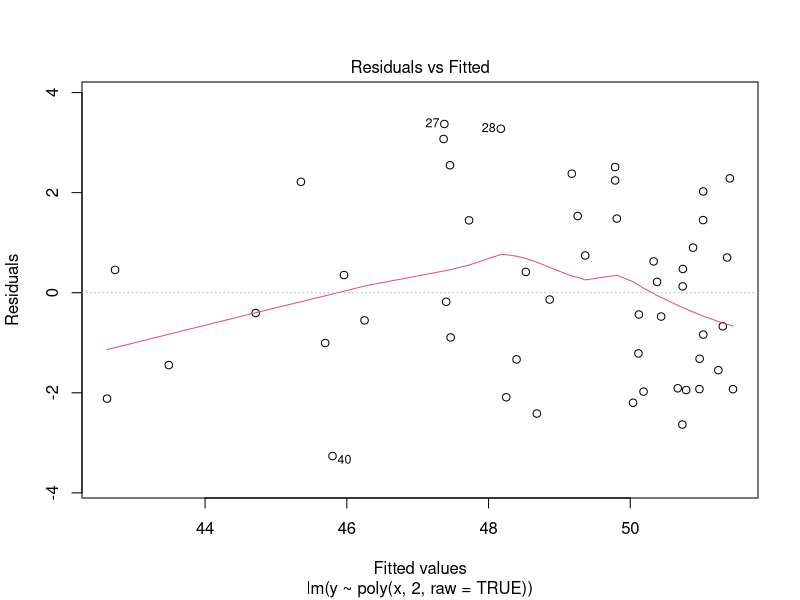
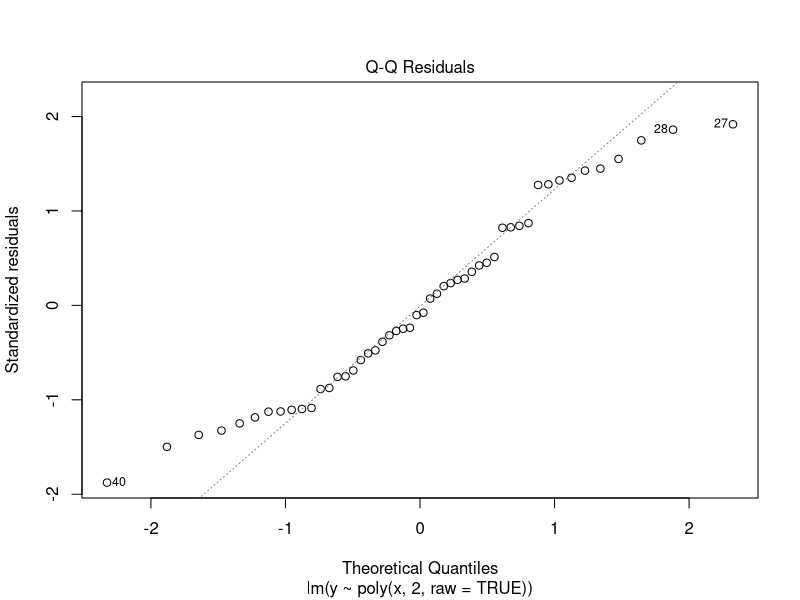
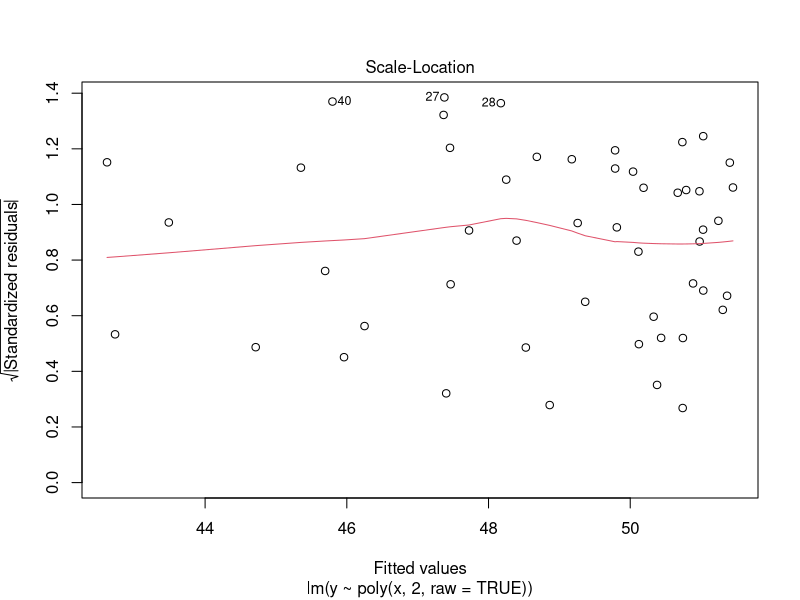
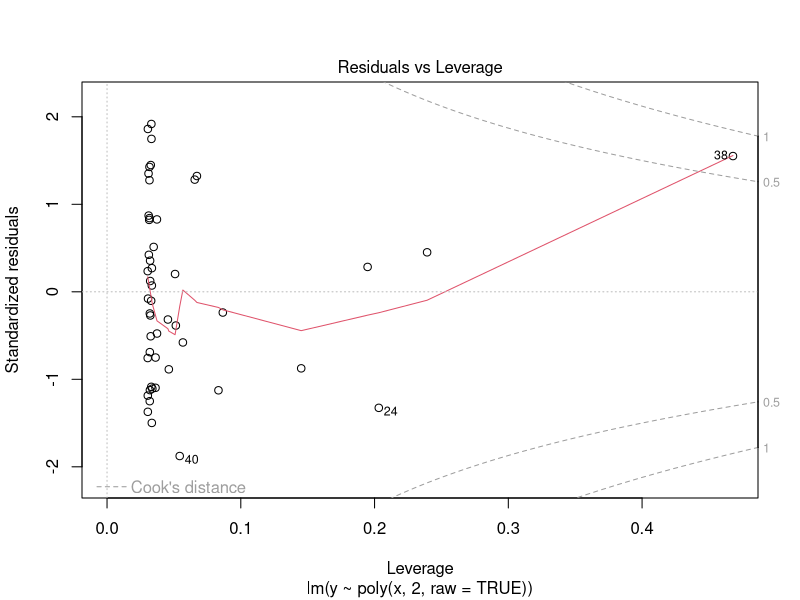
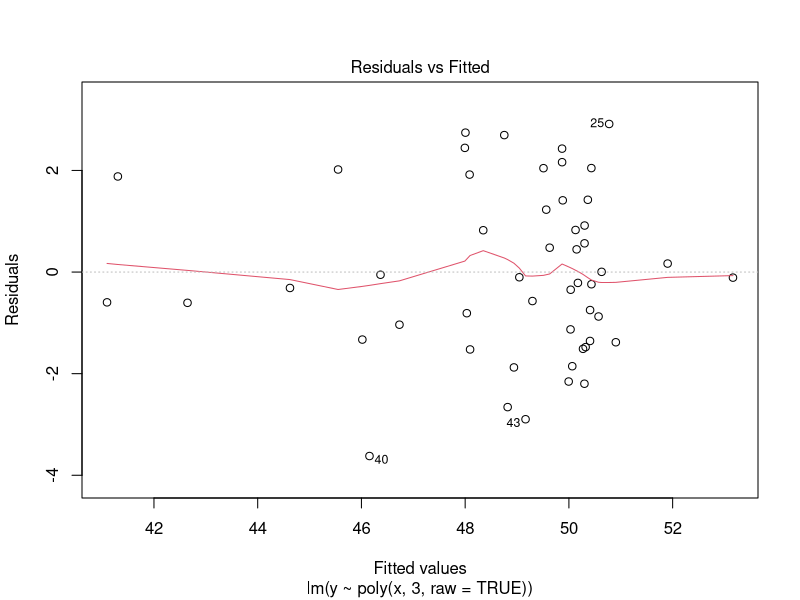
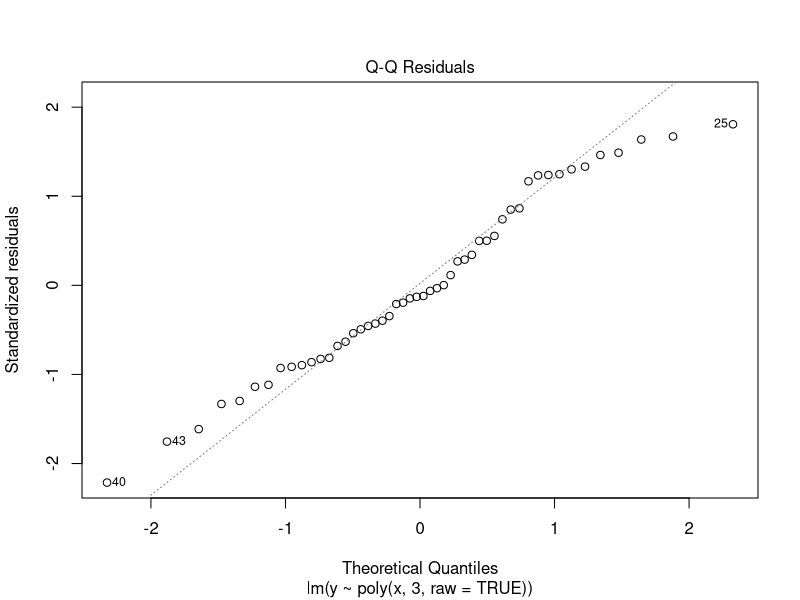
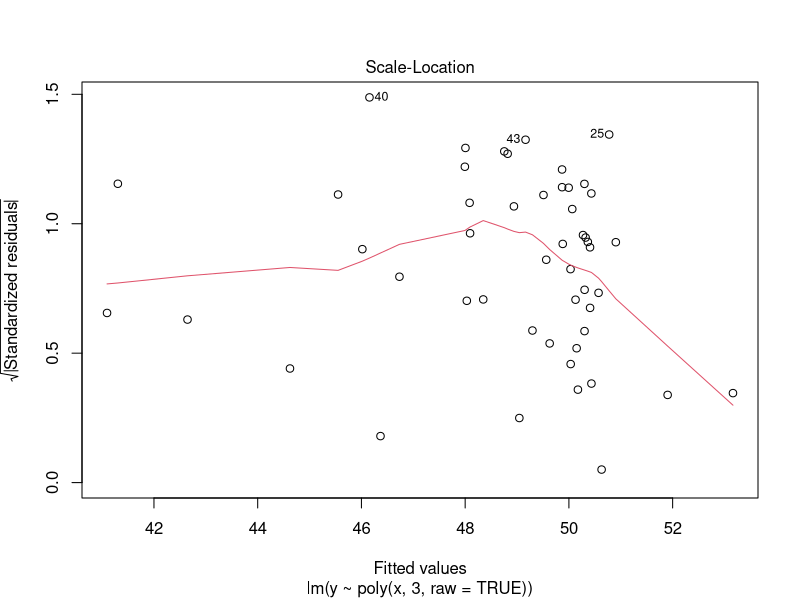
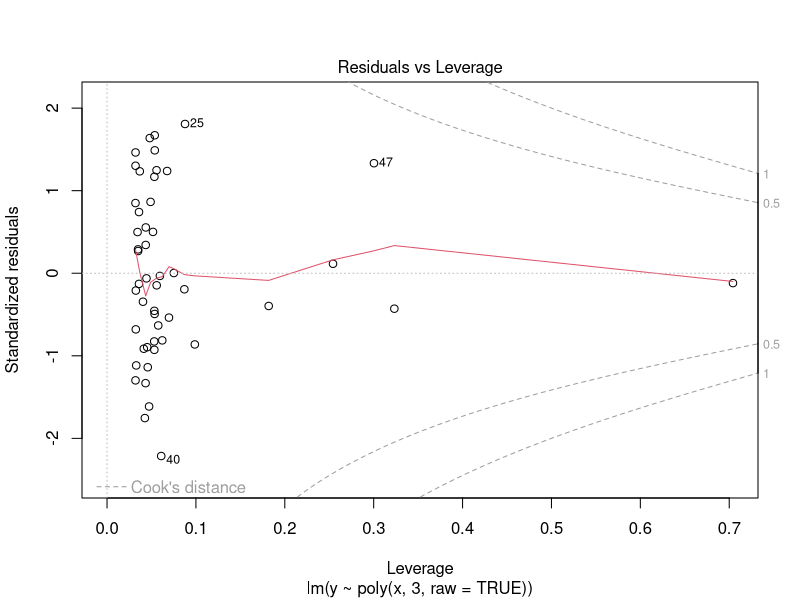

Reproduce these figures in R, in order.
#This is for Week6 Lecture slides

#Load stuff
install.packages(tidyverse)
library(tidyverse)

#Slide10
##Creating Variables
set.seed(131)
x<-rnorm(50,mean=0,sd=1)
y<-50+x-x^2+0.5*x^3+rnorm(50,mean=0,sd=1.5)

##Testing
fit<-lm(y~x)
fit2<-lm(y~poly(x,2,raw=TRUE))
fit3<-lm(y~poly(x,3,raw=TRUE))
fit4<-smooth.spline(x,y,spar=0.2)

plot(fit2)
plot(fit3)
